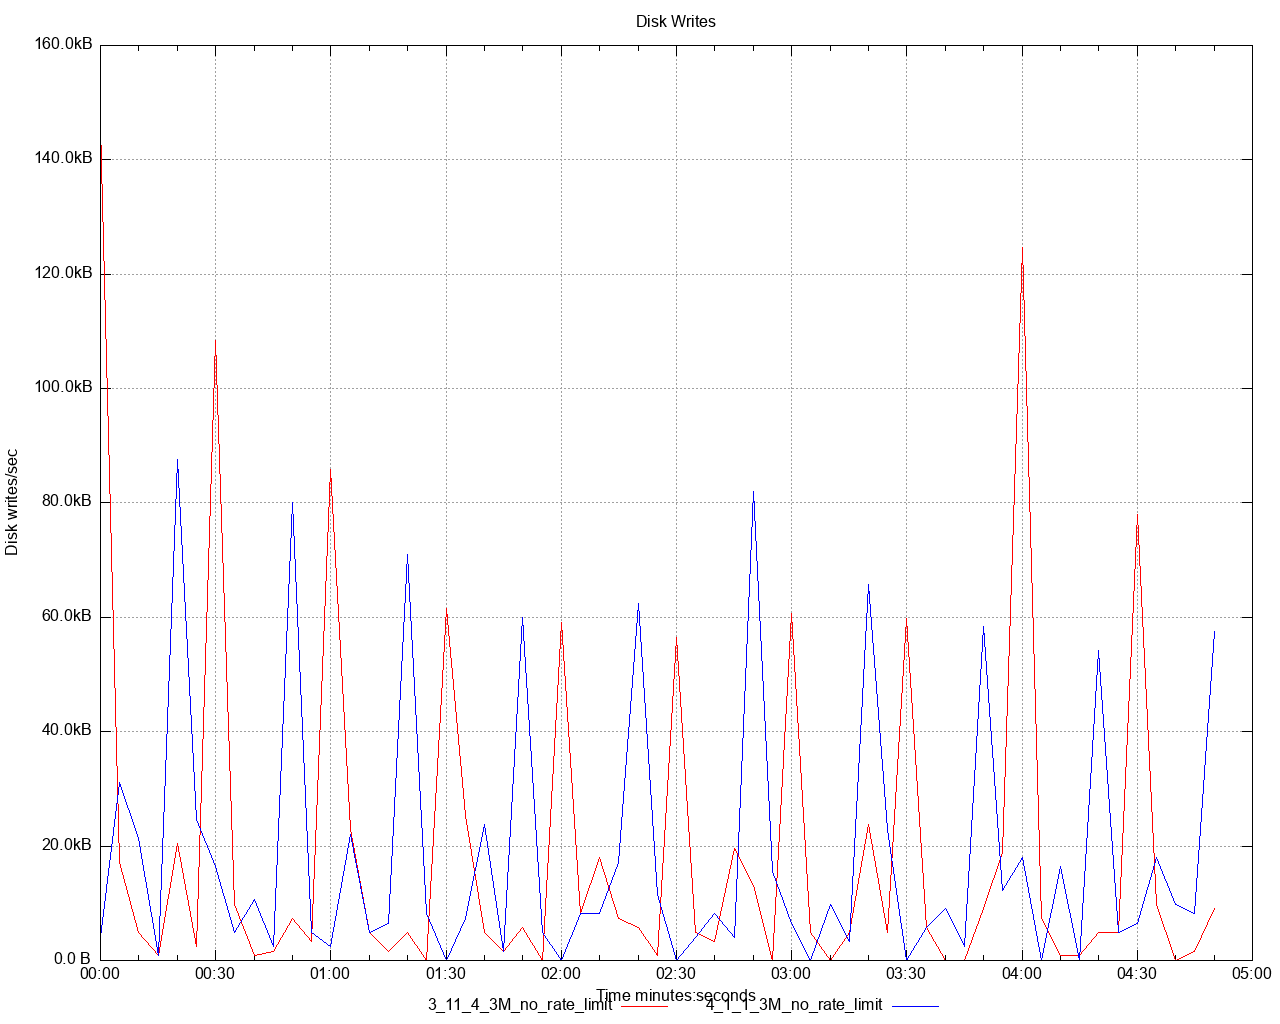

This figure's gnuplot source:
set title 'Disk Writes' noenhanced
set style data lines
set datafile separator ","
set terminal png size 1280,1024
set grid
set key below
set xdata time
set timefmt "%s"
offset = 0
t0(x)=(offset=($0==0) ? x : offset, x - offset)
set xlabel 'Time minutes:seconds'
set ylabel 'Disk writes/sec'
set format y '%.1s%cB'
set output '/Users/ahmet.mircik/simulator/tests/report_3M_no_rate_limit/dstat/disk_write_A1.png'
plot \
   '/Users/ahmet.mircik/simulator/tests/report_3M_no_rate_limit/data/disk_write_A1_1.data' using (t0(timecolumn(1))):2 title "3_11_4_3M_no_rate_limit" noenhanced lt rgb "red", \
   '/Users/ahmet.mircik/simulator/tests/report_3M_no_rate_limit/data/disk_write_A1_2.data' using (t0(timecolumn(1))):2 title "4_1_1_3M_no_rate_limit" noenhanced lt rgb "blue", \
